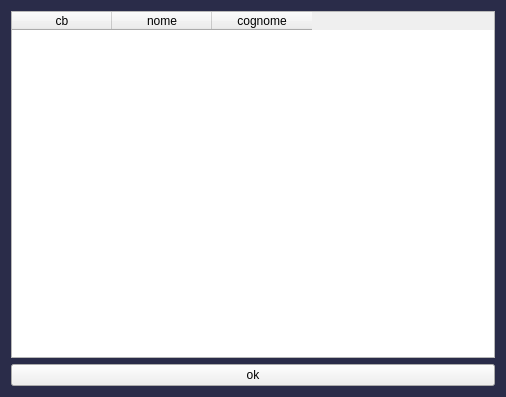
<?xml version="1.0" encoding="UTF-8"?>
<ui version="4.0">
 <class>Form</class>
 <widget class="QWidget" name="Form">
  <property name="geometry">
   <rect>
    <x>0</x>
    <y>0</y>
    <width>506</width>
    <height>397</height>
   </rect>
  </property>
  <property name="windowTitle">
   <string>Form</string>
  </property>
  <property name="styleSheet">
   <string notr="true">#Form{
	background-color: #2a2c49;
}</string>
  </property>
  <layout class="QVBoxLayout" name="verticalLayout">
   <item>
    <widget class="QTableWidget" name="tab">
     <column>
      <property name="text">
       <string>cb</string>
      </property>
     </column>
     <column>
      <property name="text">
       <string>nome</string>
      </property>
     </column>
     <column>
      <property name="text">
       <string>cognome</string>
      </property>
     </column>
    </widget>
   </item>
   <item>
    <widget class="QPushButton" name="ok">
     <property name="text">
      <string>ok</string>
     </property>
    </widget>
   </item>
  </layout>
 </widget>
 <resources/>
 <connections/>
</ui>
